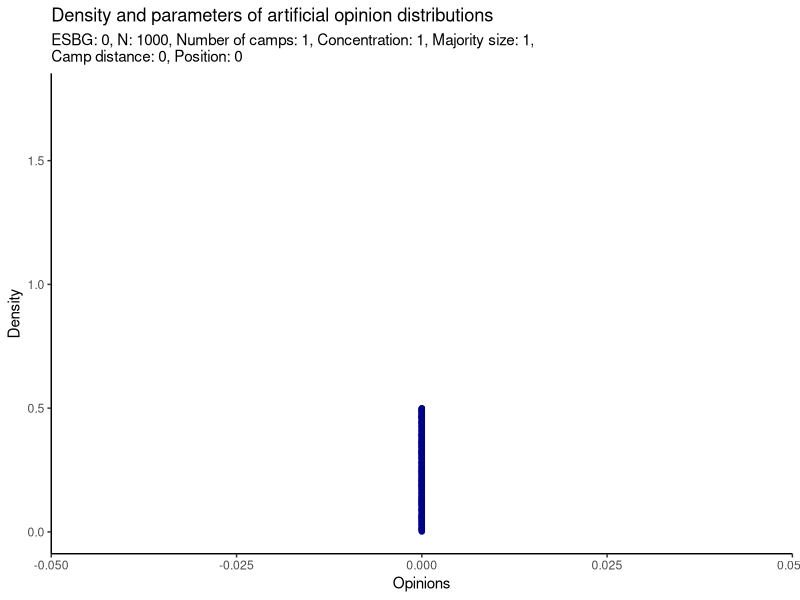
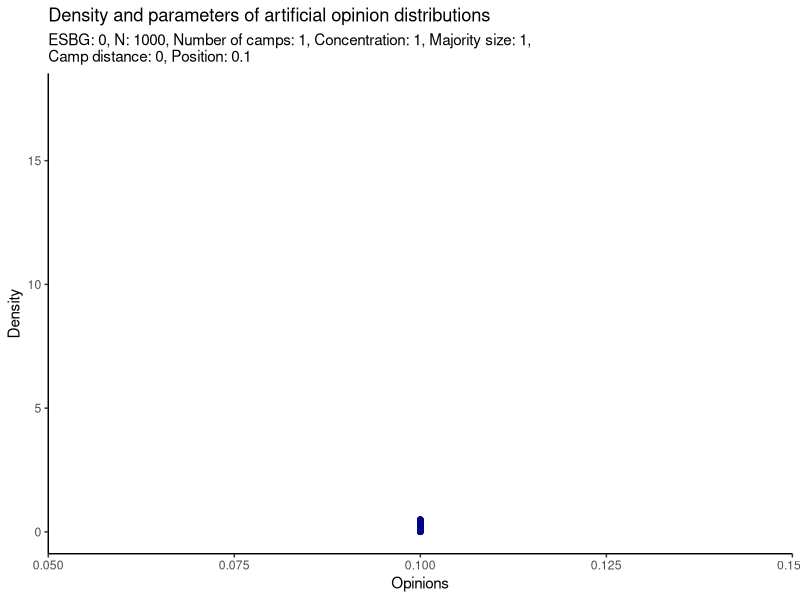
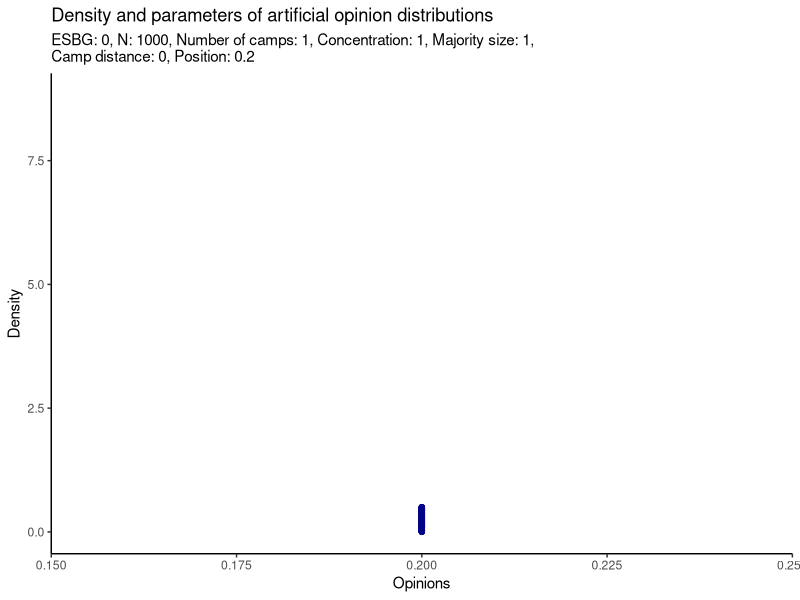
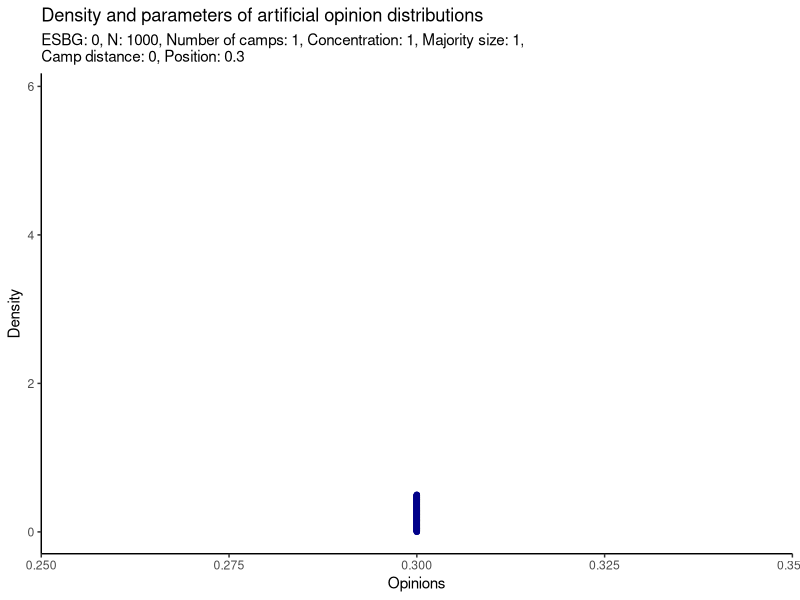
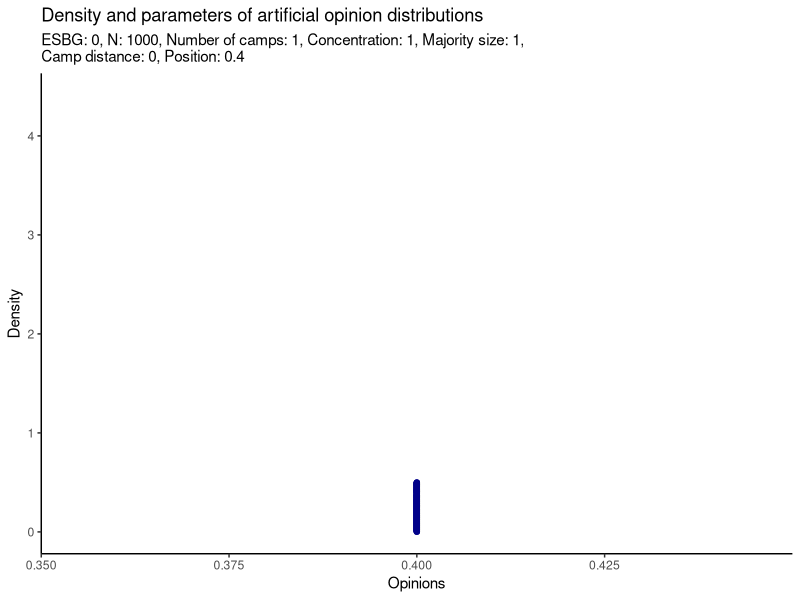
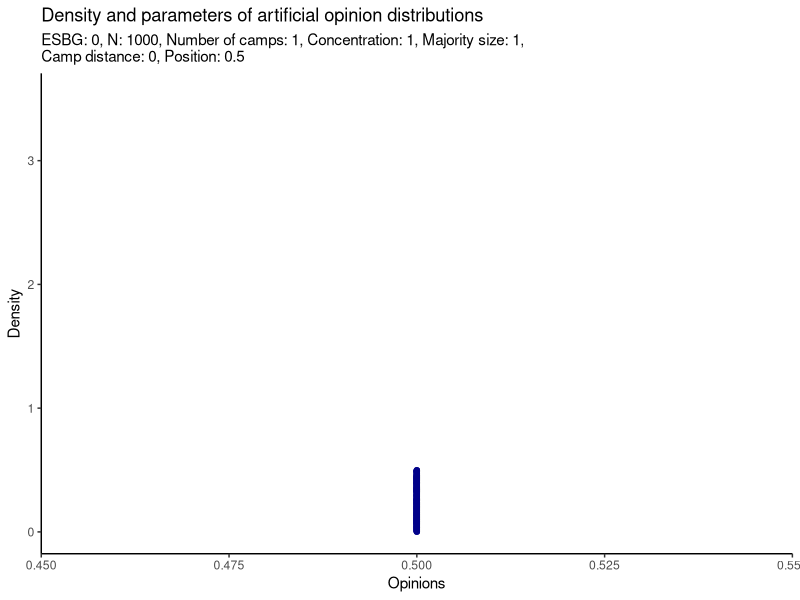
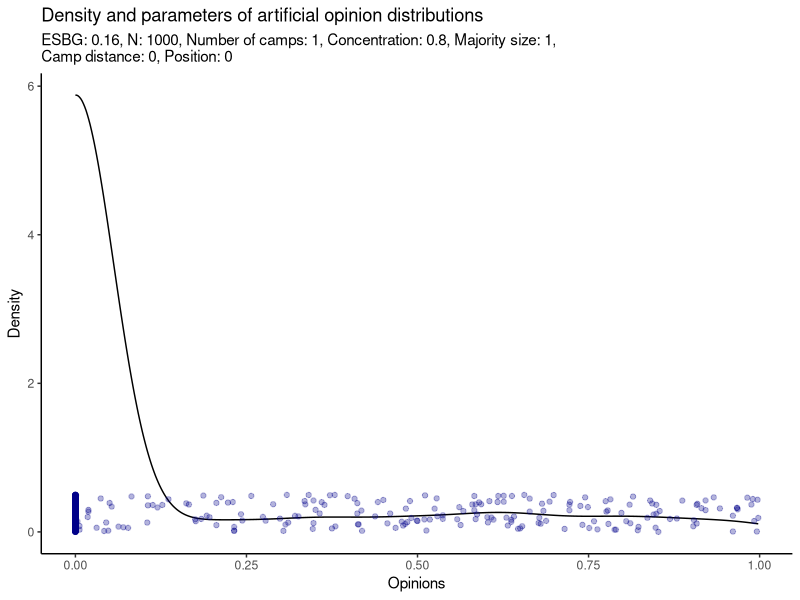
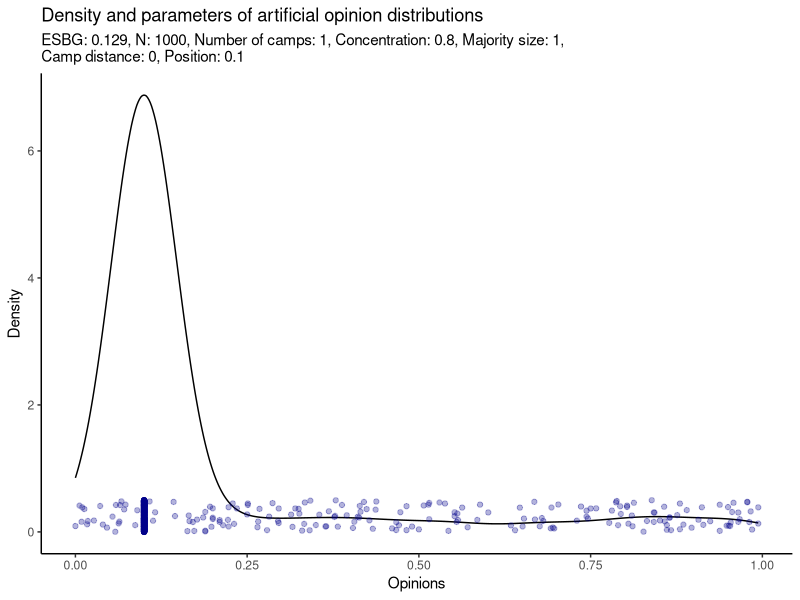

The R source for these figures, in order:
## ---- chunk 1
## Encoding: UTF-8
## Created:  2023-09-27 FranČesko
## Edited:   2023-09-28 FranČesko

knitr::opts_chunk$set(echo = TRUE)
## ---- chunk 2

# clearing all
rm(list = ls())

# Packages
library(tidyverse)

## Functions
# Calculation of ESBG
esbg100 = function(vec) {
  x = sort(vec)
  l = length(vec)
  x1 = x[1:round(l / 2)]
  x2 = x[(round(l / 2) + 1):l]
  round(abs(mean(x1) - mean(x2)) / (1 + sd(x1) + sd(x2)), 3)
}

# Generation of opinion distribution for 1 or 2 camps
dstr100 = function(concentrated = 0.8, sizeOfBiggerCamp = 0.6, positionOfBigger = 0.1, lngth = 2520) {
  ## Note: 2520 is 'superdivisible' number, divisible by all numbers from 2 to 10 and many more!
  # rands
  rands = round((1 - concentrated) * lngth) %>% runif() %>% round(3)
  # maj
  maj = round(concentrated * sizeOfBiggerCamp * lngth) %>% rep(positionOfBigger, .)
  # mnr
  mnr = round(concentrated * (1 - sizeOfBiggerCamp) * lngth) %>% rep((1 - positionOfBigger), .)
  sort(c(rands, maj, mnr))
}

# Generation of opinion distr for more than 2 camps
dstrN  = function(concentrated = 0.8, N = 3, lngth = 2520) {
  # rands
  rands = round((1 - concentrated) * lngth) %>% runif() %>% round(digits = 3)
  # consts
  grpSz = floor(concentrated * lngth / N)
  posts = seq(0, 1, 1 / (N - 1)) %>% round(digits =  3)
  # final vector
  c(rands, map(posts, ~rep(.x, times = grpSz)) %>% unlist()) %>% sort()
}

# Graph function
grph = function(vec = dstrN(.9, 3), grps = 3, cntr = .9, rat = 0.33, dstn = 0.5, pstn = 0.1) {
  tibble(Opinions = vec) %>%
    ggplot() +
    aes(x = Opinions) +
    geom_density() +
    geom_jitter(aes(y = 0.25), height = .25, width = 0, alpha = 0.3, color = "darkblue") +
    labs(y = "Density", title = "Density and parameters of artificial opinion distributions",
         subtitle = paste0("ESBG: ", esbg100(vec), ", N: ", length(vec) , ", Number of camps: ", grps,
                           ", Concentration: ", cntr, ", Majority size: ", rat,
                           ",\nCamp distance: ", dstn, ", Position: ", pstn)) +
    theme_classic()
}

# Function for creation of data row
drow = function(vec = dstrN(.9, 3), grps = 3, cntr = .9, rat = 0.33, dstn = 0.5, pstn = 0.1) {
  tibble(
    N = length(vec),
    Camps = grps,
    Concentration = cntr,
    Biggest = rat,
    Distance = dstn,
    Position = pstn,
    ESBG = esbg100(vec),
    Diversity = round(sd(vec), 3),
    Manhattan = round(mean(abs(vec - 0.5)), 3))
}



## ---- chunk 3

# Common constants:
commonLength = 1000

# Creating empty tibble
tb = tibble(N = NA_integer_, Camps = NA_integer_, Concentration = NA_integer_,
            Biggest = NA_integer_, Distance = NA_integer_, Position = NA_integer_,
            ESBG = NA_integer_, Diversity = NA_integer_, Manhattan = NA_integer_) %>%
  drop_na()


# Cycle for 1 camp
for (c in c(1, 0.8, 0.6, 0.4, 0.2, 0)) {
  for (p in c(0, 0.1, 0.2, 0.3, 0.4, 0.5)) {
    vctr = dstr100(concentrated = c, sizeOfBiggerCamp = 1, positionOfBigger = p, lngth = commonLength)
    vctr %>% grph(grps = 1, cntr = c, rat = 1, dstn = 0, pstn = p) %>% print()
    tb = tb %>% add_row(drow(vctr, grps = 1, cntr = c, rat = 1, dstn = 0, pstn = p))
  }
}

## ---- chunk 4

# Cycle for 2 camps
for (c in c(1, 0.8, 0.6, 0.4, 0.2)) {
  for (p in c(0, 0.1, 0.2, 0.3, 0.4)) {
    for (r in c(.5, .6, .7, .8, .9)) {
      vctr = dstr100(concentrated = c, sizeOfBiggerCamp = r, positionOfBigger = p, lngth = commonLength)
      vctr %>% grph(grps = 2, cntr = c, rat = r, dstn = (1 - (2 * p)), pstn = p) %>% print()
      tb = tb %>% add_row(drow(vctr, grps = 2, cntr = c, rat = r, dstn = (1 - (2 * p)), pstn = p))
    }
  }
}

## ---- chunk 5

# Cycle for 3+ camps
for (g in 3:11) {
  for (c in c(1, 0.8, 0.6, 0.4, 0.2)) {
      vctr = dstrN(concentrated = c, N = g, lngth = commonLength)
      vctr %>% grph(grps = g, cntr = c, rat = round(1 / g, 3),
                    dstn = round(1 / (g - 1), 3), pstn = 0) %>% print()
      tb = tb %>% add_row(drow(vctr, grps = g, cntr = c, rat = round(1 / g, 3),
                               dstn = round(1 / (g - 1), 3), pstn = 0))
  }
}

## ---- chunk 6

## Graph of resulting measures
# Reshaping data
tbr = tb %>% pivot_longer(ESBG:Manhattan, names_to = "Measure", values_to = "Value") %>%
  mutate(Measure = factor(Measure, levels = c("ESBG", "Diversity", "Manhattan")))

# Drawing graph
tbr %>%
  ggplot() +
  aes(x = Value, color = Measure, fill = Measure) +
  facet_wrap(vars(Measure), scales = "free_x") +
  geom_density(alpha = 0.2) +
  geom_jitter(aes(y = 0.25), height = .25, alpha = 0.2, size = 2) +
  labs(title = "Comparison of different polarization measures", y = "Density") +
  theme_light() +
    theme(legend.position = "bottom")

## ---- chunk 7

# ESBG vs. Diversity
tb %>% #filter(Camps < 4) %>%
  ggplot() +
  aes(x = ESBG, y = Diversity) +
  geom_point(alpha = 0.3, color = "steelblue") +
  theme_classic()

## ---- chunk 8

# ESBG vs. Manhattan
tb %>% #filter(Camps < 4) %>%
  ggplot() +
  aes(x = ESBG, y = Manhattan) +
  geom_point(alpha = 0.3, color = "steelblue") +
  theme_classic()

## ---- chunk 9

# Diversity vs. Manhattan
tb %>% #filter(Camps < 4) %>%
  ggplot() +
  aes(x = Diversity, y = Manhattan) +
  geom_point(alpha = 0.3, color = "steelblue") +
  theme_classic()

